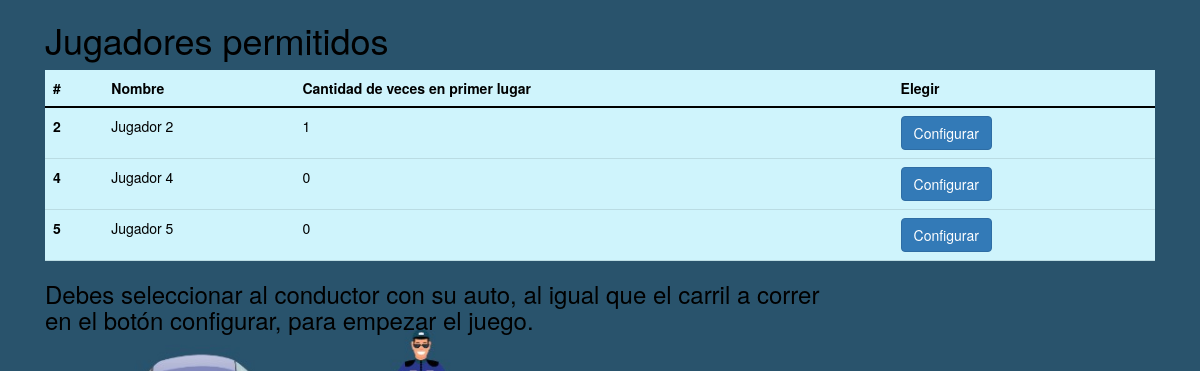
/views/listaJugadores.php?carriles=3&idPista=1&nombre=Grand Prix, run on the app's committed database.
### tables this page shows
CREATE TABLE `jugador` (
  `id` int(11) NOT NULL,
  `nombre` varchar(50) NOT NULL,
  `primerLugar` int(11) NOT NULL,
  `estaJugando` tinyint(1) NOT NULL DEFAULT '0',
  `turno` int(1) DEFAULT '0'
);

### controllers/ctrlJugador.php (called while the page is built, shortened)
<?php
require('../models/jugador.php');
function jugadoresAleatorios($carriles)
{
    $x = 0;
    $valores = array();
    while ($x < $carriles) {
        $num_aleatorio = rand(1, 6);
        if (!in_array($num_aleatorio, $valores)) {
            array_push($valores, $num_aleatorio);
            $x++;
        }
    }
    return $valores;
}
function mostrarJugadoresAleatorios($carriles)
{
    $modelo = new jugador(null, null, null, null);
    $modelo->actualizarEstado('1', 0);
    $jugadores = jugadoresAleatorios($carriles);
    $condicion = '';
    for ($i = 0; $i < sizeof($jugadores); $i++) {
        if ($i == 0) {
            $condicion = 'id = ' . $jugadores[$i];
        } else {
            $condicion .= ' OR id = ' . $jugadores[$i];
        }
    }
    $modelo->actualizarEstado($condicion, 1);
    return $modelo->Mostrar($condicion);
}

### db/Conectar.php (called while the page is built, shortened)
<?php
class Conectar {
    private $host;
    private $db;
    private $usuario;
    private $password;
    private $charset;
    public function __construct() {
        $this->host = SERVIDOR;
        $this->usuario = USER;
        $this->password = PASSWORD;
        $this->db = DB;
        $this->charset = CHARSET;
    }
    function conectar() {
        try {
            $conexion = "mysql:host=" . $this->host . ";dbname=" . $this->db . ";charset=" . $this->charset;
            $options = [
                PDO::ATTR_ERRMODE => PDO::ERRMODE_EXCEPTION,
                PDO::ATTR_EMULATE_PREPARES => false,
                PDO::ATTR_PERSISTENT => true
            ];
            $pdo = new PDO($conexion, $this->usuario, $this->password, $options);
            return $pdo;
        } catch (PDOException $e) {
            ?>
            <script>
                alert('Hay problemas para realizar la conexión');
                window.location.href = '../index.php';
            </script>
            <?php
        }
    }
}
?>

### models/jugador.php (called while the page is built, shortened)
<?php
class jugador {
    private $conexionDB;
    public function __construct($id, $nombre, $primerLugar, $estaJugando){
        $this->conexionDB = new Conectar();
    }
    public function Mostrar($condicion) {
        try {
            $sql = "SELECT * FROM jugador WHERE $condicion";
            $query = $this->conexionDB->conectar()->prepare($sql);
            $query->execute();
            $resultado = $query->fetchAll(PDO::FETCH_ASSOC);
            return $resultado;
        } catch (Exception $e) {
            die("Se produjo un error $e");
        }
    }
    public function actualizarEstado($condicion, $estado) {
        try {
            $sql = "  UPDATE jugador SET estaJugando = " .$estado. " WHERE " . $condicion;
            $query = $this->conexionDB->conectar()->prepare($sql);
            $query->execute();
        } catch (Exception $e) {
            die("Se produjo un error $e");
        }
    }
}

### controllers/ctrlCarril.php (called while the page is built, shortened)
<?php
require('../models/carril.php');
function estaSeleccionado_Carril()
{
    $modelo = new carril(null, null, null, null);
    return $modelo->seleccionado();
}

### models/carril.php (called while the page is built, shortened)
<?php
class carril {
    private $conexionDB;
    public function __construct($id, $id_Carro, $desplazamiento, $id_Pista){
        $this->conexionDB = new Conectar();
    }
    public function seleccionado() {
        try {
            $sql = "SELECT COUNT(*) AS cantidad FROM carril WHERE id_carro != 0 AND id_carro IS NOT NULL";
            $query = $this->conexionDB->conectar()->prepare($sql);
            $query->execute();
            $resultado = $query->fetchAll(PDO::FETCH_ASSOC);
            return $resultado;
        } catch (Exception $e) {
            die("Se produjo un error $e");
        }
    }
}

### models/conductor.php (called while the page is built, shortened)
<?php
class conductor {
    private $conexionDB;
    public function __construct($id, $nombre, $id_Jugador, $escogido){
        $this->conexionDB = new Conectar();
    }
    public function seleccionado() {
        try {
            $sql = "SELECT COUNT(*) AS cantidad FROM conductor WHERE id_jugador != 0 AND id_jugador IS NOT NULL";
            $query = $this->conexionDB->conectar()->prepare($sql);
            $query->execute();
            $resultado = $query->fetchAll(PDO::FETCH_ASSOC);
            return $resultado;
        } catch (Exception $e) {
            die("Se produjo un error $e");
        }
    }
}

### controllers/ctrlConductor.php (called while the page is built, shortened)
<?php
require('../models/conductor.php');
function estaSeleccionado_Conductor()
{
    $modelo = new conductor(null, null, null, null);
    return $modelo->seleccionado();
}

### controllers/ctrlPista.php (called while the page is built, shortened)
<?php
require('../models/pista.php');
function carrilesPista($id){
    $modelo = new pista(null,null,null,null) ;
    return $modelo->Mostrar('WHERE id = '.$id);
}

### models/pista.php (called while the page is built, shortened)
<?php
class pista{
    private $conexionDB;
    public function __construct($id, $km, $carriles,$nombre){
        $this->conexionDB = new Conectar();
    }
    public function Mostrar($condicion) {
        try {
            $sql = "SELECT * FROM pista $condicion";
            $query = $this->conexionDB->conectar()->prepare($sql);
            $query->execute();
            $resultado = $query->fetchAll(PDO::FETCH_ASSOC);
            return $resultado;
        } catch (Exception $e) {
            die("Se produjo un error $e");
        }
    }
}

### views/listaJugadores.php (the view, shortened to what this page needs)
<!DOCTYPE html>
<html lang="es">
<head>
    <link rel="stylesheet" href="../css/estilos.css">
    <link href="https://cdn.jsdelivr.net/npm/bootstrap@5.0.2/dist/css/bootstrap.min.css" rel="stylesheet">
    <link rel="stylesheet" href="https://maxcdn.bootstrapcdn.com/bootstrap/3.3.6/css/bootstrap.min.css">
    <?php
    require('../db/Conectar.php');
    require('../controllers/ctrlJugador.php');
    require('../controllers/ctrlConductor.php');
    require('../controllers/ctrlCarril.php');
    require('../controllers/ctrlPista.php');
    $cantidadCarriles = carrilesPista($_GET['idPista']);
    $carrilesSeleccionados = estaSeleccionado_Carril();
    $conductoresSeleccionados = estaSeleccionado_Conductor();
    if (isset($_GET['carriles'])) {
        $lista = mostrarJugadoresAleatorios($_GET['carriles']);
    } else {
        $lista = mostrarActuales();
    }
    ?>
</head>
<body class="body-lista">
    <div class = "container">
    <h1 class="conten">Jugadores permitidos</h1>
    <table class="table table-info">
        <thead>
            <tr>
                <th scope="col">#</th>
                <th scope="col">Nombre</th>
                <th scope="col">Cantidad de veces en primer lugar</th>
                <th scope="col">Elegir</th>
            </tr>
        </thead>
        <tbody>
            <?php foreach ($lista as $fila_Jugador) { ?>
                <tr>
                    <th scope="row"><?php echo $fila_Jugador['id'] ?></th>
                    <td><?php echo $fila_Jugador['nombre'] ?></td>
                    <td><?php echo $fila_Jugador['primerLugar'] ?></td>
                    <td>
                        <button type="button" class="btn btn-primary" data-toggle="modal" data-target="#exampleModal<?php echo $fila_Jugador['id'] ?>">
                            Configurar
                        </button>
                    </td>
                </tr>
            <?php } ?>
        </tbody>
    </table>
    <?php
    if ($carrilesSeleccionados[0]['cantidad'] == $cantidadCarriles[0]['carriles'] && $conductoresSeleccionados[0]['cantidad'] == $cantidadCarriles[0]['carriles']) {
    ?>
        <div class="col text-center">
        <form action="../controllers/ctrlJugador.php" method="post">
            <button type="submit" class="btn btn-success" name="btnJugar"><h4>Empezar a jugar</h4></button>
            <input type="hidden" name="txtIdPista" value="<?php echo $_GET['idPista'] ?>">
        </form>
        </div>
    <?php
    } else {
    echo"<h3 class='conten3'>Debes seleccionar al conductor con su auto, al igual que el carril a correr
     <br> en el botón configurar, para empezar el juego.</h3>";
    }
    ?>
</div>
</body>
</html>

### css/estilos.css (style rules this page uses)
.conten { color:black ; }
.conten3 { color:black ; }
.body-lista { background: url(img3.jpg); background-size: 100vw, 100vh; background-repeat: repeat; }

### data on the page
jugador: id "2", nombre "Jugador 2", primerLugar "1"
jugador: id "4", nombre "Jugador 4", primerLugar "0"
jugador: id "5", nombre "Jugador 5", primerLugar "0"
